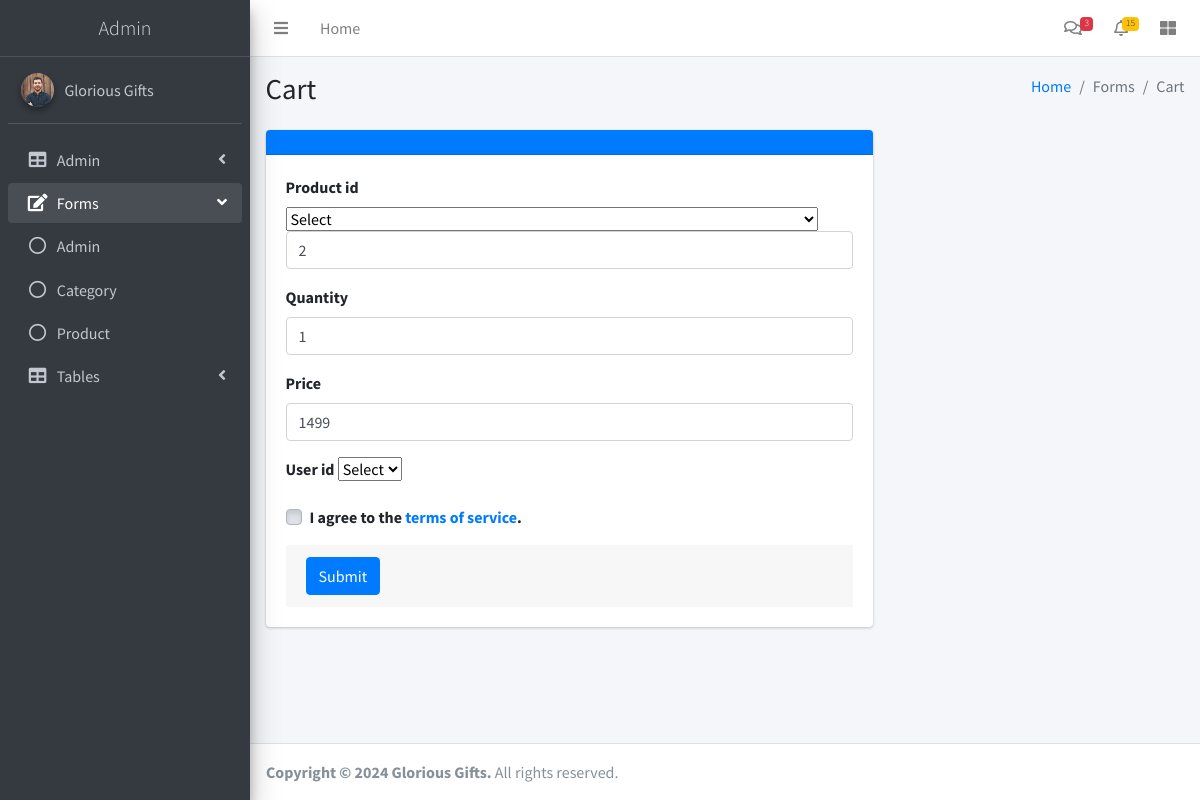
/adminlte/edit-cart.php?eid=11, run on the app's committed database.
### tables this page shows
CREATE TABLE `tbl_cart` (
  `cart_id` int(5) NOT NULL,
  `product_id` int(5) NOT NULL,
  `quantity` int(20) NOT NULL,
  `price` varchar(50) NOT NULL,
  `user_id` int(5) NOT NULL
);

### adminlte/edit-cart.php (the view, shortened to what this page needs)
<?php
  include './connection.php';
    $editid=$_GET['eid'];
    $eq=mysqli_query($connection,"select * from tbl_cart where cart_id='{$editid}'");
    $data=mysqli_fetch_array($eq);
?>
 <!DOCTYPE html>
<html>
<head>
  <link rel="stylesheet" href="plugins/fontawesome-free/css/all.min.css">
  <link rel="stylesheet" href="https://code.ionicframework.com/ionicons/2.0.1/css/ionicons.min.css">
  <link rel="stylesheet" href="dist/css/adminlte.min.css">
</head>
<body class="hold-transition sidebar-mini">
<div class="wrapper">
  <?php
  include './themepart/header-menu.php';
  ?>
  <?php
  include './themepart/sidebar.php';
  ?>
  <div class="content-wrapper">
    <section class="content-header">
      <div class="container-fluid">
        <div class="row mb-2">
          <div class="col-sm-6">
            <h1>Cart</h1>
          </div>
          <div class="col-sm-6">
            <ol class="breadcrumb float-sm-right">
              <li class="breadcrumb-item"><a href="#">Home</a></li>
              <li class="breadcrumb-item active">Forms</li>
              <li class="breadcrumb-item active">Cart</li>
            </ol>
          </div>
        </div>
      </div>
    </section>
    <section class="content">
      <div class="container-fluid">
        <div class="row">
          <div class="col-md-8">
            <div class="card card-primary">
              <div class="card-header">
              </div>
              <form  method="post" id="myform" >
                <div class="card-body">
                  <div class="form-group">
                  <div class="form-group">
                    <label for="exampleInputPassword1">Product id</label>
                    <?php
                      echo "<select name='txt2'>";
                      echo "<option value=''>Select</option>";
                      echo "</select>";
                    ?>
                    <input type="text" name="txt2" value="<?php echo $data['product_id']?>" class="form-control" id="exampleInputPassword1" placeholder="Enter Email"required>
                  </div>
                  <div class="form-group">
                    <label for="exampleInputPassword1">Quantity</label>
                    <input type="number" name="txt3"  value="<?php echo $data['quantity']?>" class="form-control" id="exampleInputPassword3" placeholder="Enter Password"required>
                  </div>
                  <div class="form-group">
                    <label for="exampleInputPassword1">Price</label>
                    <input type="number" name="txt4"  value="<?php echo $data['price']?>" class="form-control" id="exampleInputPassword2" placeholder="Enter Mobile number"required>
                  </div>
                  <div class="form-group">
                    <label for="exampleInputPassword1">User id</label>
                    <?php
                      echo "<select name='txt5'>";
                      echo "<option value=''>Select</option>";
                      echo "</select>";
                    ?>
                  </div>
                  <div class="form-group mb-0">
                    <div class="custom-control custom-checkbox">
                      <label class="custom-control-label" for="exampleCheck1">I agree to the <a href="#">terms of service</a>.</label>
                    </div>
                  </div>
                </div>
                <div class="card-footer">
                  <input type="submit" class="btn btn-primary">
                </div>
              </form>
            </div>
            </div>
        </div>
      </div>
    </section>
  </div>
 <?php
 include './themepart/footer.php';
 ?>
</div>
</body>
</html>

### data on the page
tbl_cart: txt2 "2", txt3 "1", txt4 "1499"
